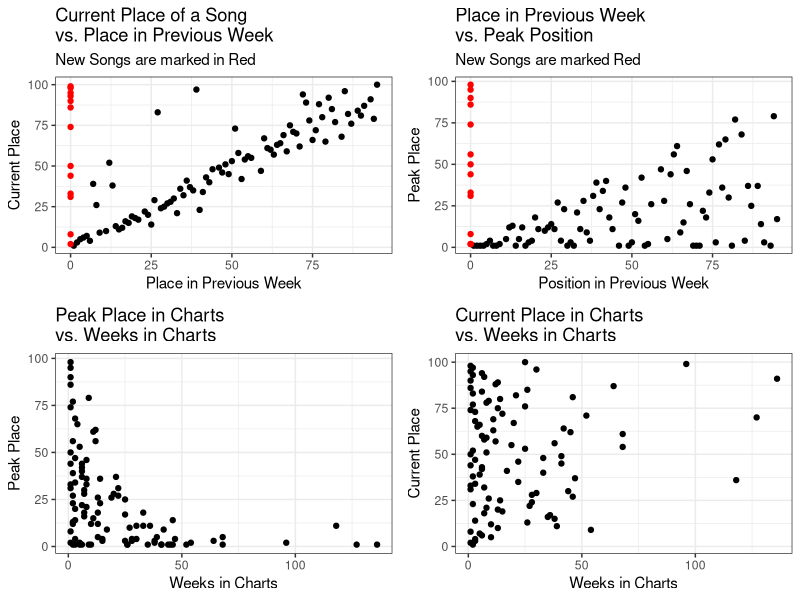
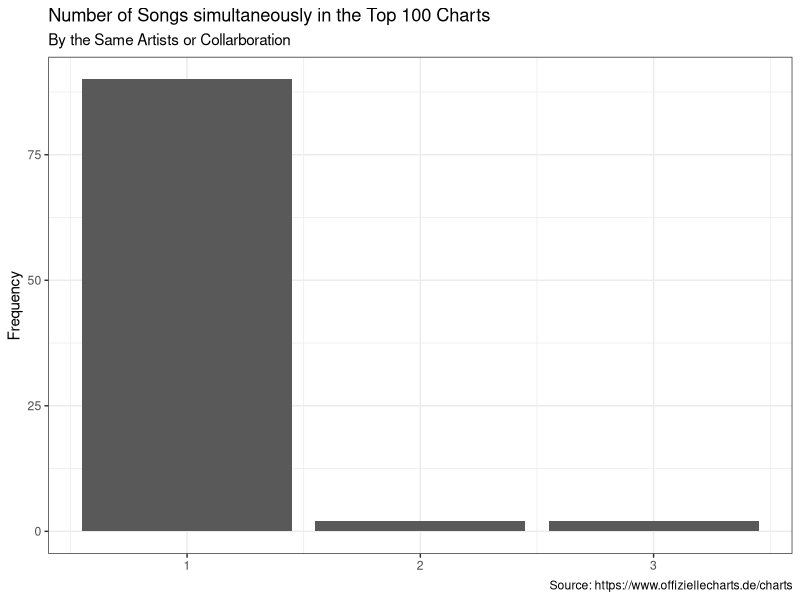
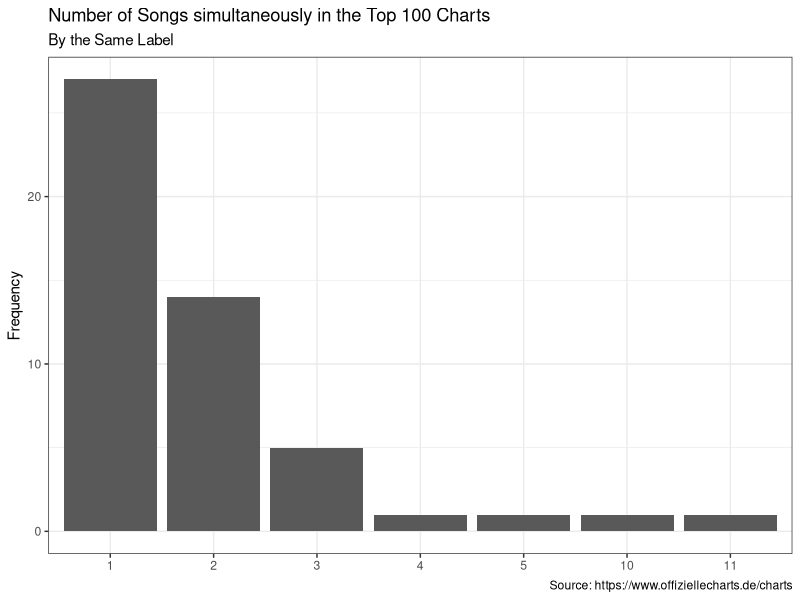

The R source for these figures, in order:
## ---- chunk 1
library(ggplot2)
library(gridExtra)
library(readr)
library(dplyr)
chart_scrap <- read_csv('2022-05-18_charts_report.csv')
## ---- chunk 2
#Reporting Figures and Tables
#Scatter Plots
current_v_last <- ggplot(data = chart_scrap,
                                     aes(y = current, x=last_week,
                                     col=ifelse(is.na(last_week), yes = 'NA' , no = 'NonNA')))+
                                      geom_point(aes(y = current, x=last_week_fill),show.legend = F)+
                                      scale_color_manual(values = c('#FF0000','#000000'))+
                                      labs(title = 'Current Place of a Song \nvs. Place in Previous Week',
                                           subtitle = 'New Songs are marked in Red',
                                           y='Current Place', x='Place in Previous Week')+
                                        theme_bw()
weeks_v_peak <- ggplot(data = chart_scrap,
                                             aes(x=weeks_in_charts, y=peak_in_charts))+
                                              geom_point()+
                                              labs(title = 'Peak Place in Charts \nvs. Weeks in Charts',
                                                   x='Weeks in Charts', y='Peak Place')+
                                              theme_bw()
week_v_current <- ggplot(data = chart_scrap, aes(x=weeks_in_charts, y=current))+
                                      geom_point()+
                                      labs(title = 'Current Place in Charts \nvs. Weeks in Charts',
                                           x='Weeks in Charts', y='Current Place')+
                                      theme_bw()
last_v_peak <- ggplot(data = chart_scrap, aes(x=last_week_fill, y=peak_in_charts,
                                                col=ifelse(is.na(last_week), yes = 'NA' , no = 'NonNA')))+
                                    geom_point(show.legend = F)+
                                    labs(title = 'Place in Previous Week \nvs. Peak Position',
                                         subtitle = 'New Songs are marked Red',
                                         x='Position in Previous Week', y='Peak Place')+
                                    scale_color_manual(values = c('#FF0000','#000000'))+
                                    theme_bw()
grid.arrange(current_v_last,last_v_peak, weeks_v_peak,week_v_current, nrow=2)
## ---- chunk 3
chart_scrap%>%
                      count(artist)%>%
                      ggplot(aes(x=n))+
                      geom_bar()+
                      labs(title = 'Number of Songs simultaneously in the Top 100 Charts',
                           subtitle = 'By the Same Artists or Collarboration',
                           y='Frequency',
                           x=NULL,
                           caption = 'Source: https://www.offiziellecharts.de/charts')+
                      theme_bw()
chart_scrap%>%
                        count(artist,sort = T)%>%
                        filter(n>1)%>%
                        knitr::kable()
chart_scrap%>%
                      count(label)%>%
                      ggplot(aes(x=as.factor(n)))+
                      geom_bar()+
                      geom_bar()+
                      labs(title = 'Number of Songs simultaneously in the Top 100 Charts',
                           subtitle = 'By the Same Label',
                           y='Frequency',
                           x=NULL,
                           caption = 'Source: https://www.offiziellecharts.de/charts')+
                      theme_bw()
chart_scrap%>%
                        count(label, sort = T)%>%
                        filter(n>1)%>%
                        knitr::kable()
## ---- chunk 4
#Songs that are currently peaking
chart_scrap%>%
                        filter(current == peak_in_charts)%>%
                        select(artist, title, current)%>%
                        rename(Position = current)%>%
                        knitr::kable()
